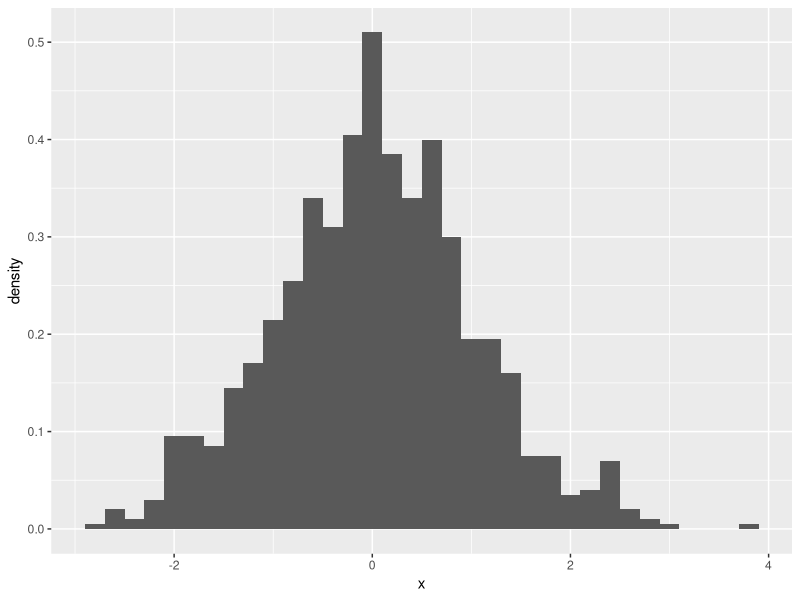
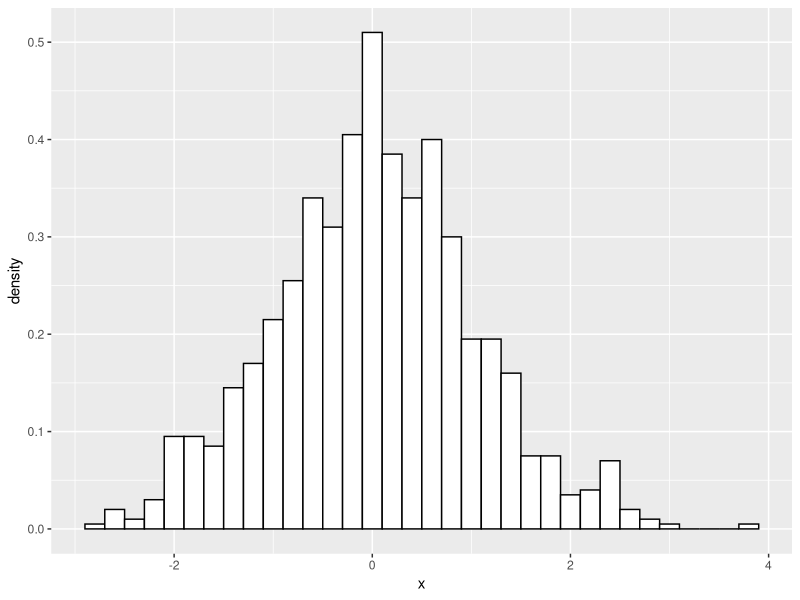
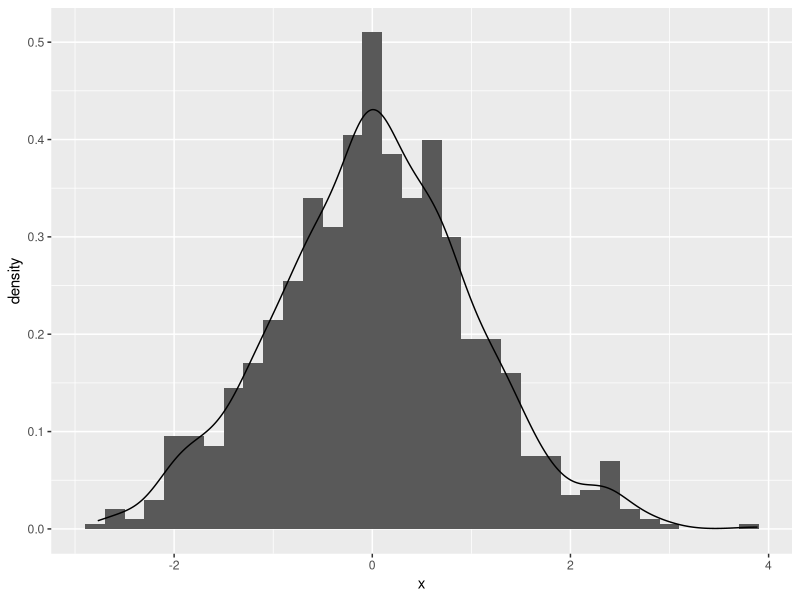
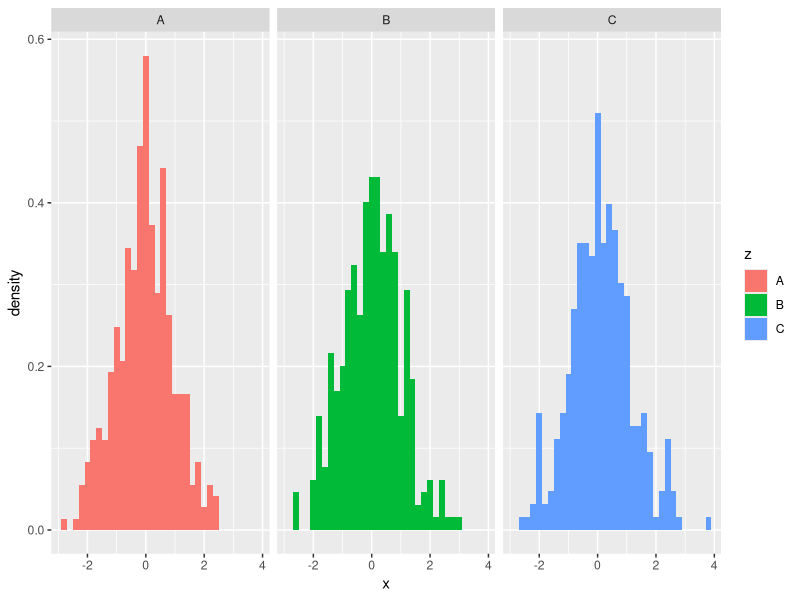
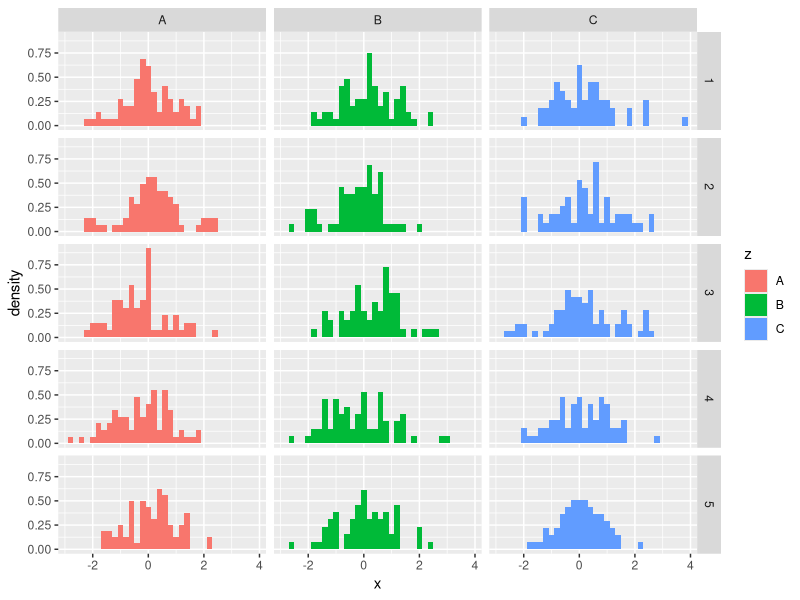

The R script that drew these images, in order:
## Histograms
library(dplyr)
library(ggplot2)

df <- data.frame(x = rnorm(1000),
                 y = sample(1:5, 1000, replace = TRUE),
                 z = sample(LETTERS[1:3], 1000, replace = TRUE))

# Basic
ggplot(data = df,
       mapping = aes(x = x)) +
  geom_histogram(data = df,
                 mapping = aes(y = ..density..),
                 binwidth = 0.2)

# with clearer bins
ggplot(data = df, mapping = aes(x = x)) +
  geom_histogram(data = df,
                 mapping = aes(y = ..density..),
                 binwidth = 0.2,
                 fill = "white",
                 colour = "black")

# with density curve
ggplot(data = df,
       mapping = aes(x = x)) +
  geom_histogram(data = df,
                 mapping = aes(y = ..density..),
                 binwidth = 0.2) +
  geom_density()

# with facets
ggplot(data = df,
       mapping = aes(x = x)) +
  geom_histogram(data = df,
                 mapping = aes(y = ..density..,
                               fill = z),
                 binwidth = 0.2) +
  facet_grid(~ z)

ggplot(data = df,
       mapping = aes(x = x)) +
  geom_histogram(data = df,
                 mapping = aes(y = ..density..,
                               fill = z),
                 binwidth = 0.2) +
  facet_grid(y ~ z)
